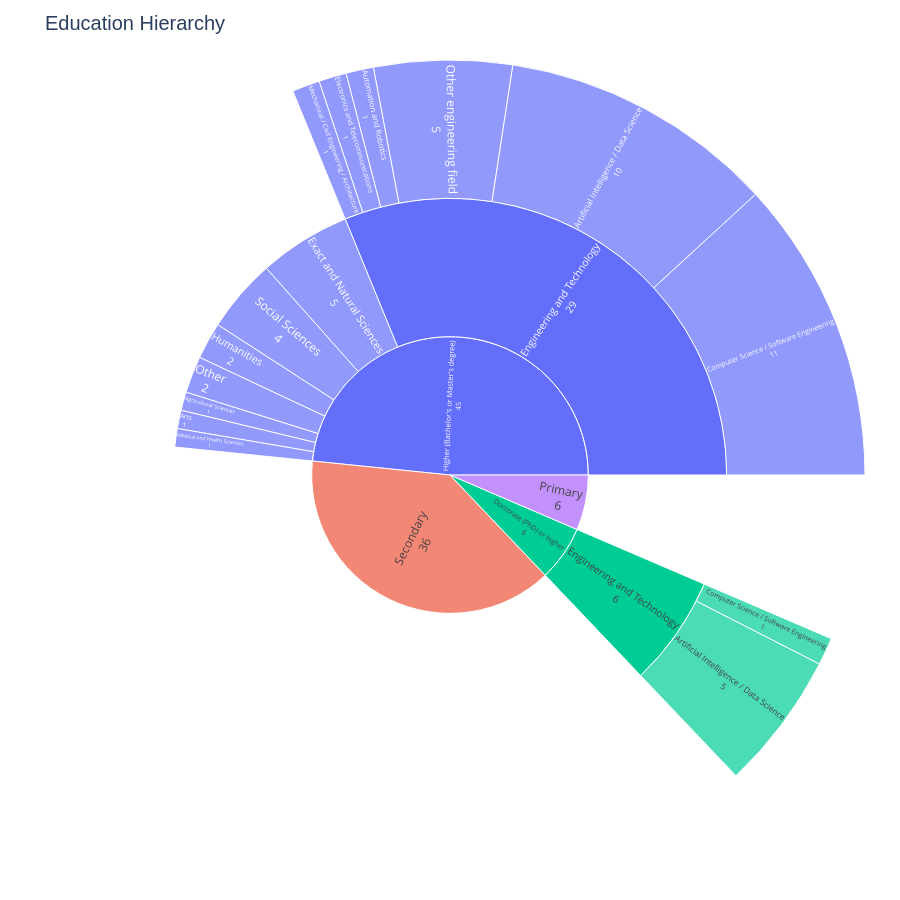

Notebook code for this chart:
### Code cell
import numpy as np
import pandas as pd
import plotly.graph_objects as go

df_p2 = df.copy()
pipeline_cols = ['education', 'education_field', 'engineering_specialization']

# 1. Standardize missing values
cleanup_values = ['N/A', '', ' ', 'nan', 'NaN', 'None', '<NA>']
df_p2[pipeline_cols] = df_p2[pipeline_cols].replace(cleanup_values, np.nan)

# 2. Build the exact tree structure manually
ids = []
labels = []
parents = []
values = []

for ed, df_ed in df_p2.groupby('education', dropna=False):
    if pd.isna(ed): continue # Drop missing roots
    
    ed_id = str(ed)
    ids.append(ed_id)
    labels.append(str(ed))
    parents.append("")
    values.append(len(df_ed))
    
    for field, df_field in df_ed.groupby('education_field', dropna=False):
        if pd.isna(field): continue # Drop missing fields!
        
        field_id = f"{ed_id}|{field}"
        ids.append(field_id)
        labels.append(str(field))
        parents.append(ed_id)
        values.append(len(df_field))
        
        for spec, df_spec in df_field.groupby('engineering_specialization', dropna=False):
            if pd.isna(spec): continue # Drop missing specializations!
            
            spec_id = f"{field_id}|{spec}"
            ids.append(spec_id)
            labels.append(str(spec))
            parents.append(field_id)
            values.append(len(df_spec))

# 3. Plot using the lower-level Graph Objects
fig = go.Figure(go.Sunburst(
    ids=ids,
    labels=labels,
    parents=parents,
    values=values,
    branchvalues="total", # THE MAGIC: Tells Plotly to leave unmatched parent space blank!
    textinfo="label+value", # Shows the category and the count cleanly
    insidetextorientation='radial' # Makes the text rotate with the slices for better reading
))

fig.update_layout(
    title="Education Hierarchy",
    title_font=dict(size=20, family="Arial"),
    width=900,
    height=900,
    margin=dict(t=60, l=10, r=10, b=10)
)

# 4. Force a static image render to bypass Jupyter's JS blocking
fig.show()

### Figure 1 — Plotly figure (JSON) as saved in the notebook; plotly's stock layout.template omitted (floating-point values rounded to 4 significant figures)
{"data": [{"branchvalues": "total", "ids": ["Doctorate (PhD) or higher", "Doctorate (PhD) or higher|Engineering and Technology", "Doctorate (PhD) or higher|Engineering and Technology|Artificial Intelligence / Data Science", "Doctorate (PhD) or higher|Engineering and Technology|Computer Science / Software Engineering", "Higher (Bachelor's or Master's degree)", "Higher (Bachelor's or Master's degree)|Agricultural Sciences", "Higher (Bachelor's or Master's degree)|Arts", "Higher (Bachelor's or Master's degree)|Engineering and Technology", "Higher (Bachelor's or Master's degree)|Engineering and Technology|Artificial Intelligence / Data Science", "Higher (Bachelor's or Master's degree)|Engineering and Technology|Automation and Robotics", "Higher (Bachelor's or Master's degree)|Engineering and Technology|Computer Science / Software Engineering", "Higher (Bachelor's or Master's degree)|Engineering and Technology|Electronics and Telecommunications", "Higher (Bachelor's or Master's degree)|Engineering and Technology|Mechanical / Civil Engineering / Architecture", "Higher (Bachelor's or Master's degree)|Engineering and Technology|Other engineering field", "Higher (Bachelor's or Master's degree)|Exact and Natural Sciences", "Higher (Bachelor's or Master's degree)|Humanities", "Higher (Bachelor's or Master's degree)|Medical and Health Sciences", "Higher (Bachelor's or Master's degree)|Other", "Higher (Bachelor's or Master's degree)|Social Sciences", "Primary", "Secondary"], "insidetextorientation": "radial", "labels": ["Doctorate (PhD) or higher", "Engineering and Technology", "Artificial Intelligence / Data Science", "Computer Science / Software Engineering", "Higher (Bachelor's or Master's degree)", "Agricultural Sciences", "Arts", "Engineering and Technology", "Artificial Intelligence / Data Science", "Automation and Robotics", "Computer Science / Software Engineering", "Electronics and Telecommunications", "Mechanical / Civil Engineering / Architecture", "Other engineering field", "Exact and Natural Sciences", "Humanities", "Medical and Health Sciences", "Other", "Social Sciences", "Primary", "Secondary"], "parents": ["", "Doctorate (PhD) or higher", "Doctorate (PhD) or higher|Engineering and Technology", "Doctorate (PhD) or higher|Engineering and Technology", "", "Higher (Bachelor's or Master's degree)", "Higher (Bachelor's or Master's degree)", "Higher (Bachelor's or Master's degree)", "Higher (Bachelor's or Master's degree)|Engineering and Technology", "Higher (Bachelor's or Master's degree)|Engineering and Technology", "Higher (Bachelor's or Master's degree)|Engineering and Technology", "Higher (Bachelor's or Master's degree)|Engineering and Technology", "Higher (Bachelor's or Master's degree)|Engineering and Technology", "Higher (Bachelor's or Master's degree)|Engineering and Technology", "Higher (Bachelor's or Master's degree)", "Higher (Bachelor's or Master's degree)", "Higher (Bachelor's or Master's degree)", "Higher (Bachelor's or Master's degree)", "Higher (Bachelor's or Master's degree)", "", ""], "textinfo": "label+value", "type": "sunburst", "values": [6, 6, 5, 1, 45, 1, 1, 29, 10, 1, 11, 1, 1, 5, 5, 2, 1, 2, 4, 6, 36]}], "layout": {"height": 900, "margin": {"b": 10, "l": 10, "r": 10, "t": 60}, "title": {"font": {"family": "Arial", "size": 20}, "text": "Education Hierarchy"}, "width": 900}}
